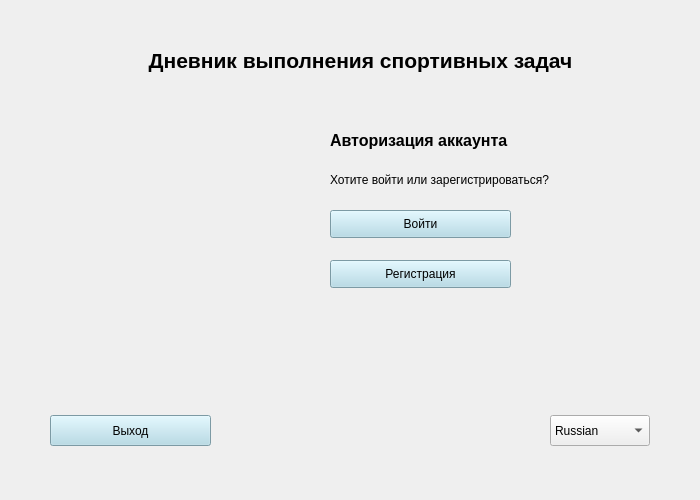
<?xml version="1.0" encoding="UTF-8"?>
<ui version="4.0">
 <class>authorization</class>
 <widget class="QMainWindow" name="authorization">
  <property name="geometry">
   <rect>
    <x>0</x>
    <y>0</y>
    <width>700</width>
    <height>500</height>
   </rect>
  </property>
  <property name="windowTitle">
   <string>Авторизация</string>
  </property>
  <widget class="QWidget" name="centralwidget">
   <widget class="QLabel" name="lbl_about_authorization">
    <property name="geometry">
     <rect>
      <x>330</x>
      <y>170</y>
      <width>281</width>
      <height>21</height>
     </rect>
    </property>
    <property name="text">
     <string>&lt;html&gt;&lt;head/&gt;&lt;body&gt;&lt;p&gt;&lt;span style=&quot; font-size:9pt;&quot;&gt;Хотите войти или зарегистрироваться?&lt;/span&gt;&lt;/p&gt;&lt;/body&gt;&lt;/html&gt;</string>
    </property>
   </widget>
   <widget class="QLabel" name="lbl_authorization">
    <property name="geometry">
     <rect>
      <x>330</x>
      <y>110</y>
      <width>241</width>
      <height>61</height>
     </rect>
    </property>
    <property name="text">
     <string>&lt;html&gt;&lt;head/&gt;&lt;body&gt;&lt;p&gt;&lt;span style=&quot; font-size:12pt; font-weight:600;&quot;&gt;Авторизация аккаунта&lt;/span&gt;&lt;/p&gt;&lt;/body&gt;&lt;/html&gt;</string>
    </property>
   </widget>
   <widget class="QPushButton" name="btn_login">
    <property name="geometry">
     <rect>
      <x>330</x>
      <y>210</y>
      <width>181</width>
      <height>28</height>
     </rect>
    </property>
    <property name="styleSheet">
     <string notr="true">background-color: lightblue;</string>
    </property>
    <property name="text">
     <string>Войти</string>
    </property>
   </widget>
   <widget class="QPushButton" name="btn_registration">
    <property name="geometry">
     <rect>
      <x>330</x>
      <y>260</y>
      <width>181</width>
      <height>28</height>
     </rect>
    </property>
    <property name="styleSheet">
     <string notr="true">background-color: lightblue;</string>
    </property>
    <property name="text">
     <string>Регистрация</string>
    </property>
   </widget>
   <widget class="QLabel" name="application_name">
    <property name="geometry">
     <rect>
      <x>70</x>
      <y>40</y>
      <width>581</width>
      <height>41</height>
     </rect>
    </property>
    <property name="text">
     <string>&lt;html&gt;&lt;head/&gt;&lt;body&gt;&lt;p align=&quot;center&quot;&gt;&lt;span style=&quot; font-size:16pt; font-weight:600;&quot;&gt;Дневник выполнения спортивных задач&lt;/span&gt;&lt;/p&gt;&lt;/body&gt;&lt;/html&gt;</string>
    </property>
   </widget>
   <widget class="QPushButton" name="btn_logout">
    <property name="geometry">
     <rect>
      <x>50</x>
      <y>415</y>
      <width>161</width>
      <height>31</height>
     </rect>
    </property>
    <property name="styleSheet">
     <string notr="true">background-color: lightblue;</string>
    </property>
    <property name="text">
     <string>Выход</string>
    </property>
   </widget>
   <widget class="QLabel" name="lbl_image_authorization">
    <property name="geometry">
     <rect>
      <x>30</x>
      <y>70</y>
      <width>321</width>
      <height>321</height>
     </rect>
    </property>
    <property name="text">
     <string/>
    </property>
    <property name="pixmap">
     <pixmap>../../Icons/authorization.gif</pixmap>
    </property>
   </widget>
   <widget class="QComboBox" name="CB_languages">
    <property name="geometry">
     <rect>
      <x>550</x>
      <y>415</y>
      <width>100</width>
      <height>31</height>
     </rect>
    </property>
    <item>
     <property name="text">
      <string>Russian</string>
     </property>
    </item>
    <item>
     <property name="text">
      <string>English</string>
     </property>
    </item>
   </widget>
  </widget>
 </widget>
 <resources/>
 <connections/>
</ui>
